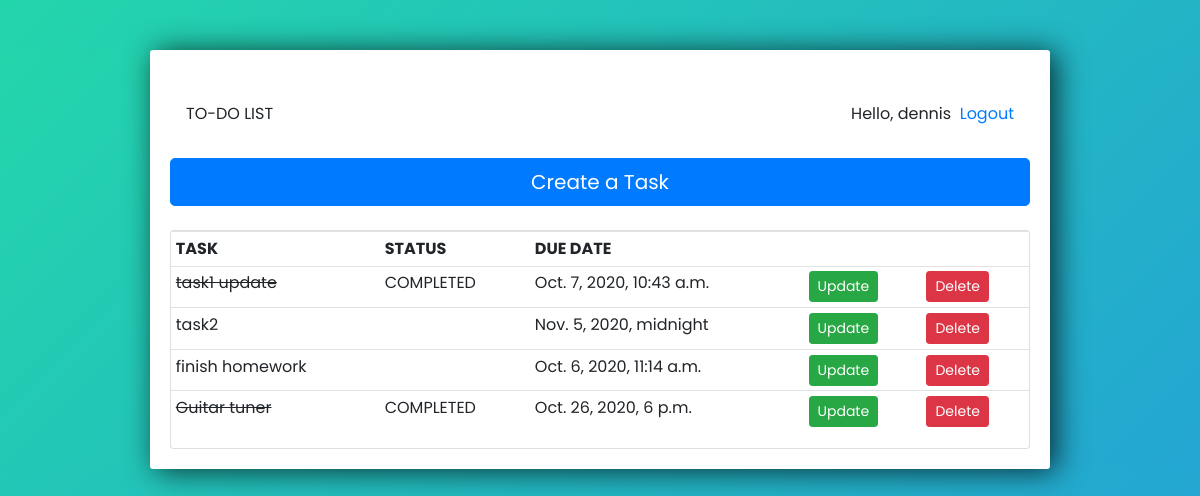
/user/ (signed in), run on the app's committed database.
### tasks/models.py (models this page shows)
class Task (models.Model):
    customer = models.ForeignKey(Customer, null=True, on_delete=models.SET_NULL)
    title = models.CharField(max_length=200, null=True)
    status = models.BooleanField(default=False)
    duedate = models.DateTimeField(_("Duedate"), blank=True, null=True)
    created = models.DateTimeField(auto_now_add=True, null=True)
    def __str__(self):
        return self.title

### tasks/views.py (the view)
# urls.py: path('user/', views.userPage, name='userPage'),
@login_required(login_url='login')
def userPage(request):
    tasks = request.user.customer.task_set.all()
    context = {'tasks': tasks}
    return render(request, 'tasks/userPage.html', context)

### tasks/templates/tasks/userPage.html (shortened to what this page needs)
<!DOCTYPE html>
<html lang="en">
    <link rel="stylesheet" href="https://stackpath.bootstrapcdn.com/bootstrap/4.5.2/css/bootstrap.min.css" >
<head>
</head>
<body>
    <div class="center-column">
        <br>
        <div class="todo-list">
            <nav class="navbar navbar-expand-lg navbar-light">
                  <div class="collapse navbar-collapse" id="navbarNavAltMarkup">
                      <div class="navbar-nav">
                          TO-DO LIST
                      </div>
                  </div>
                  <div class="navbar-nav ml-auto">
                      <span class="logout_span"> Hello, {{request.user}} </span>
                      <span> &nbsp;<a href="{% url 'login' %}" class="logout_span"> Logout </a>
                      </span>
                  </div>
             </nav>
            <br>
            <button type="button" class="btn btn-primary btn-lg btn-block" ><a href="{% url 'createPage' %}" style="color: #ffffff !important;" >Create a Task</a></button>
            <br>
            <div class="card card body">
                <table class="table table-sm inside_table">
                    <tr>
                        <th> TASK </th>
                        <th> STATUS </th>
                        <th> DUE DATE </th>
                        <th> </th>
                        <th> </th>
                    </tr>
                    {% for i in tasks %}
                    <tr>
                        <td> <span>
                            {% if i.status == True %}
                            <strike>{{i}}</strike>
                            {% else %}
                            <span> {{i}}</span>
                            {% endif %}</span>
                        </td>
                        <td>
                            {% if i.status == True %}
                                COMPLETED
                            {% endif %}
                        </td>
                        <td> <span> {{i.duedate}}</span></td>
                        <td> <a class="btn btn-success btn-sm" href="{% url 'updatePage' i.id %}" > Update </a></td>
                        <td> <a class="btn btn-danger btn-sm" href="{% url 'deletePage' i.id %}"> Delete </a></td>
                    </tr>
                    {% endfor %}
                </table>
    </div>
</body>
</html>

### tasks/templates/tasks/userPage.html (style rules this page uses)
html, body { margin: 0; padding: 0; font-family: 'Poppins', sans-serif !important; background: linear-gradient(-45deg, #23a6d2, #23d5ab); background-size: 100%; }
.center-column { width: 900px; margin: 50px auto; padding: 20px; background-color: #fff; border-radius: 3px; box-shadow: 6px 2px 30px 0px rgba(0,0,0,0.75); }

### data on the page
Task: title "task1 update", status "COMPLETED", duedate "Oct. 7, 2020, 10:43 a.m."
Task: title "task2", duedate "Nov. 5, 2020, midnight"
Task: title "finish homework", duedate "Oct. 6, 2020, 11:14 a.m."
Task: title "Guitar tuner", status "COMPLETED", duedate "Oct. 26, 2020, 6 p.m."

### other printed values
{{ request.user }} "dennis"
